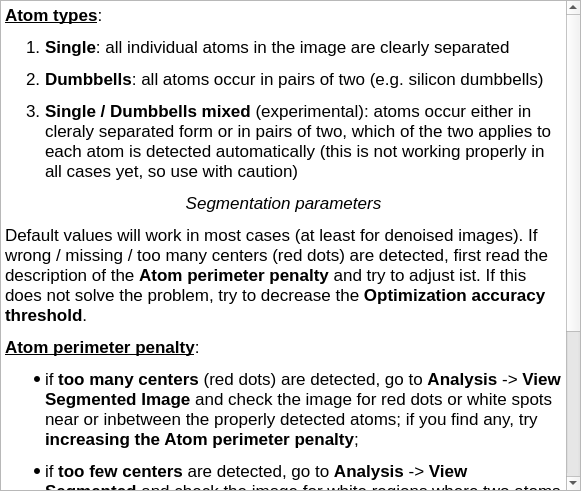
<?xml version="1.0" encoding="UTF-8"?>
<ui version="4.0">
 <class>DetectAtomsDialogHelp</class>
 <widget class="QWidget" name="DetectAtomsDialogHelp">
  <property name="geometry">
   <rect>
    <x>0</x>
    <y>0</y>
    <width>581</width>
    <height>491</height>
   </rect>
  </property>
  <property name="windowTitle">
   <string>Information on denoising options</string>
  </property>
  <widget class="QTextBrowser" name="DetectAtomsHelpTextBrowser">
   <property name="geometry">
    <rect>
     <x>0</x>
     <y>0</y>
     <width>581</width>
     <height>491</height>
    </rect>
   </property>
   <property name="toolTip">
    <string>&lt;html&gt;&lt;head/&gt;&lt;body&gt;&lt;p&gt;Not well tested with BM3D. Try at your own risk.&lt;/p&gt;&lt;/body&gt;&lt;/html&gt;</string>
   </property>
   <property name="html">
    <string>&lt;!DOCTYPE HTML PUBLIC &quot;-//W3C//DTD HTML 4.0//EN&quot; &quot;http://www.w3.org/TR/REC-html40/strict.dtd&quot;&gt;
&lt;html&gt;&lt;head&gt;&lt;meta name=&quot;qrichtext&quot; content=&quot;1&quot; /&gt;&lt;style type=&quot;text/css&quot;&gt;
p, li { white-space: pre-wrap; }
&lt;/style&gt;&lt;/head&gt;&lt;body style=&quot; font-family:'Lucida Grande'; font-size:13pt; font-weight:400; font-style:normal;&quot;&gt;
&lt;p style=&quot; margin-top:12px; margin-bottom:12px; margin-left:0px; margin-right:0px; -qt-block-indent:0; text-indent:0px;&quot;&gt;&lt;span style=&quot; font-weight:600; text-decoration: underline;&quot;&gt;Atom types&lt;/span&gt;:&lt;/p&gt;
&lt;ol style=&quot;margin-top: 0px; margin-bottom: 0px; margin-left: 0px; margin-right: 0px; -qt-list-indent: 1;&quot;&gt;&lt;li style=&quot; margin-top:12px; margin-bottom:12px; margin-left:0px; margin-right:0px; -qt-block-indent:0; text-indent:0px;&quot;&gt;&lt;span style=&quot; font-weight:600;&quot;&gt;Single&lt;/span&gt;: all individual atoms in the image are clearly separated&lt;/li&gt;
&lt;li style=&quot; margin-top:12px; margin-bottom:12px; margin-left:0px; margin-right:0px; -qt-block-indent:0; text-indent:0px;&quot;&gt;&lt;span style=&quot; font-weight:600;&quot;&gt;Dumbbells&lt;/span&gt;: all atoms occur in pairs of two (e.g. silicon dumbbells)&lt;/li&gt;
&lt;li style=&quot; margin-top:12px; margin-bottom:12px; margin-left:0px; margin-right:0px; -qt-block-indent:0; text-indent:0px;&quot;&gt;&lt;span style=&quot; font-weight:600;&quot;&gt;Single / Dumbbells mixed&lt;/span&gt; (experimental): atoms occur either in cleraly separated form or in pairs of two, which of the two applies to each atom is detected automatically (this is not working properly in all cases yet, so use with caution)&lt;/li&gt;&lt;/ol&gt;
&lt;p align=&quot;center&quot; style=&quot; margin-top:12px; margin-bottom:12px; margin-left:0px; margin-right:0px; -qt-block-indent:0; text-indent:0px;&quot;&gt;&lt;span style=&quot; font-style:italic;&quot;&gt;Segmentation parameters&lt;/span&gt;&lt;/p&gt;
&lt;p style=&quot; margin-top:12px; margin-bottom:12px; margin-left:0px; margin-right:0px; -qt-block-indent:0; text-indent:0px;&quot;&gt;Default values will work in most cases (at least for denoised images). If wrong / missing / too many centers (red dots) are detected, first read the description of the &lt;span style=&quot; font-weight:600;&quot;&gt;Atom perimeter penalty&lt;/span&gt; and try to adjust ist. If this does not solve the problem, try to decrease the &lt;span style=&quot; font-weight:600;&quot;&gt;Optimization accuracy threshold&lt;/span&gt;.&lt;/p&gt;
&lt;p style=&quot; margin-top:12px; margin-bottom:12px; margin-left:0px; margin-right:0px; -qt-block-indent:0; text-indent:0px;&quot;&gt;&lt;span style=&quot; font-weight:600; text-decoration: underline;&quot;&gt;Atom perimeter penalty&lt;/span&gt;:&lt;/p&gt;
&lt;ul style=&quot;margin-top: 0px; margin-bottom: 0px; margin-left: 0px; margin-right: 0px; -qt-list-indent: 1;&quot;&gt;&lt;li style=&quot; margin-top:12px; margin-bottom:12px; margin-left:0px; margin-right:0px; -qt-block-indent:0; text-indent:0px;&quot;&gt;if &lt;span style=&quot; font-weight:600;&quot;&gt;too many centers&lt;/span&gt; (red dots) are detected, go to &lt;span style=&quot; font-weight:600;&quot;&gt;Analysis&lt;/span&gt; -&amp;gt; &lt;span style=&quot; font-weight:600;&quot;&gt;View Segmented Image &lt;/span&gt;and check the image for red dots or white spots near or inbetween the properly detected atoms; if you find any, try &lt;span style=&quot; font-weight:600;&quot;&gt;increasing the Atom perimeter penalty&lt;/span&gt;;&lt;/li&gt;
&lt;li style=&quot; margin-top:12px; margin-bottom:12px; margin-left:0px; margin-right:0px; -qt-block-indent:0; text-indent:0px;&quot;&gt;if &lt;span style=&quot; font-weight:600;&quot;&gt;too few centers&lt;/span&gt; are detected, go to &lt;span style=&quot; font-weight:600;&quot;&gt;Analysis&lt;/span&gt; -&amp;gt; &lt;span style=&quot; font-weight:600;&quot;&gt;View Segmented &lt;/span&gt;and check the image for white regions where two atoms that should be separated are connected; if this is the case, try &lt;span style=&quot; font-weight:600;&quot;&gt;decreasing the Atom perimeter penalty&lt;/span&gt;&lt;/li&gt;&lt;/ul&gt;
&lt;p style=&quot; margin-top:12px; margin-bottom:12px; margin-left:0px; margin-right:0px; -qt-block-indent:0; text-indent:0px;&quot;&gt;&lt;span style=&quot; font-weight:600; text-decoration: underline;&quot;&gt;Optimization accuracy threshold&lt;/span&gt;:&lt;/p&gt;
&lt;ul style=&quot;margin-top: 0px; margin-bottom: 0px; margin-left: 0px; margin-right: 0px; -qt-list-indent: 1;&quot;&gt;&lt;li style=&quot; margin-top:12px; margin-bottom:12px; margin-left:0px; margin-right:0px; -qt-block-indent:0; text-indent:0px;&quot;&gt;if the above does not solve the problem, try to decrease this parameter&lt;/li&gt;
&lt;li style=&quot; margin-top:12px; margin-bottom:12px; margin-left:0px; margin-right:0px; -qt-block-indent:0; text-indent:0px;&quot;&gt;decreasing this might improve the result, but will also slow down the computation&lt;/li&gt;&lt;/ul&gt;
&lt;p style=&quot;-qt-paragraph-type:empty; margin-top:12px; margin-bottom:12px; margin-left:0px; margin-right:0px; -qt-block-indent:1; text-indent:0px;&quot;&gt;&lt;br /&gt;&lt;/p&gt;&lt;/body&gt;&lt;/html&gt;</string>
   </property>
  </widget>
 </widget>
 <resources/>
 <connections/>
</ui>
